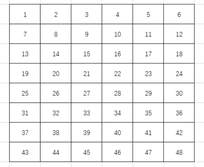
#> input picture homework/table.png, 204 x 167 px, shrunk from 554 x 453 before the run
$ python PartI-4.py
#> lines starting #> are read from the running program, lines starting #| are printed output that depends on the picture; after the words box and inside, x2 and y2 are one past the last pixel; in counts of white or black regions, pixels touching at a corner belong together
import cv2
import numpy
raw = cv2.imread("table.png")
#> raw is the input picture: shape (167, 204, 3); mean B, G, R 241.9, 241.9, 241.9
gray = cv2.cvtColor(raw, cv2.COLOR_BGR2GRAY)
binary = cv2.adaptiveThreshold(~gray, 255, cv2.ADAPTIVE_THRESH_GAUSSIAN_C, cv2.THRESH_BINARY, 35, -5)
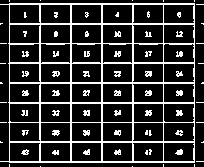
#> binary: shape (167, 204); 18.3% white in thin lines or dots
rows, cols = binary.shape
#> rows = 167; cols = 204
scale = 40
# 横线
kernel = cv2.getStructuringElement(cv2.MORPH_RECT, (cols // scale, 1))
#> kernel = [[1, 1, 1, 1, 1]]
eroded = cv2.erode(binary, kernel, iterations=1)
#> eroded: shape (167, 204); 9.6% white in thin lines or dots
dilated_col = cv2.dilate(eroded, kernel, iterations=1)
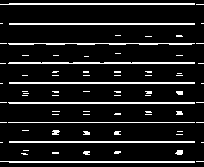
#> dilated_col: shape (167, 204); 11% white in thin lines or dots
# 竖线
scale = 20
kernel = cv2.getStructuringElement(cv2.MORPH_RECT, (1, rows // scale))
#> kernel = [1, 1, 1, 1, 1, 1, 1, 1]
eroded = cv2.erode(binary, kernel, iterations=1)
#> eroded: shape (167, 204); 4.8% white in thin lines or dots, all inside (x1, y1, x2, y2) = (9, 7, 195, 160)
dilated_row = cv2.dilate(eroded, kernel, iterations=1)
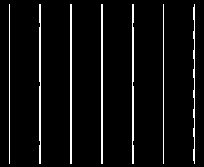
#> dilated_row: shape (167, 204); 5.3% white in thin lines or dots, all inside (x1, y1, x2, y2) = (9, 4, 195, 164)
bitwise_and = cv2.bitwise_and(dilated_col, dilated_row)
#> bitwise_and: shape (167, 204); 0.44% white in thin lines or dots, all inside (x1, y1, x2, y2) = (9, 4, 195, 163)
merge = cv2.add(dilated_col, dilated_row)
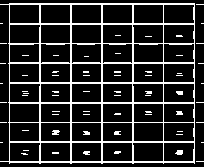
#> merge: shape (167, 204); 15.9% white in thin lines or dots
merge2 = cv2.subtract(binary, merge)
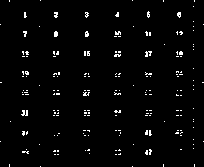
#> merge2: shape (167, 204); 2.5% white in thin lines or dots
new_kernel = cv2.getStructuringElement(cv2.MORPH_RECT, (2, 2))
erode_image = cv2.morphologyEx(merge2, cv2.MORPH_OPEN, new_kernel)
#> erode_image: shape (167, 204); 1.3% white in thin lines or dots, all inside (x1, y1, x2, y2) = (23, 13, 184, 156)
merge3 = cv2.add(erode_image, bitwise_and)
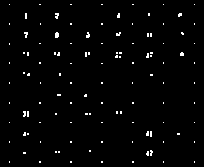
#> merge3: shape (167, 204); 1.7% white in thin lines or dots, all inside (x1, y1, x2, y2) = (9, 4, 195, 163)
ys, xs = numpy.where(bitwise_and > 0)
#> ys = 150 values from 4 to 162; xs = 150 values, max 194 at index 10, min 9 at index 0, mean 96.29
y_point_arr = []
x_point_arr = []
i = 0
sort_x_point = numpy.sort(xs)
#> sort_x_point = 150 values from 9 to 194
for i in range(len(sort_x_point) - 1):
    if sort_x_point[i + 1] - sort_x_point[i] > 10:
        x_point_arr.append(sort_x_point[i])
    i = i + 1
#> this loop made 149 passes
#> after the loop, x_point_arr = [9, 40, 71, 102, 133, 163]
x_point_arr.append(sort_x_point[i])
i = 0
sort_y_point = numpy.sort(ys)
#> sort_y_point = 150 values from 4 to 162
for i in range(len(sort_y_point) - 1):
    if sort_y_point[i + 1] - sort_y_point[i] > 10:
        y_point_arr.append(sort_y_point[i])
    i = i + 1
#> after the loop, y_point_arr = [4, 24, 44, 63, 83, 103, 122, 142]
y_point_arr.append(sort_y_point[i])
num = 1
for k in range(len(y_point_arr) - 1):
    for i in range(len(x_point_arr) - 1):
        print(f"图片{num} 左上{x_point_arr[i]},{y_point_arr[k]} 右下{x_point_arr[i+1]},{y_point_arr[k+1]}")
        cv2.imwrite(f"{num}.png", raw[y_point_arr[k]:y_point_arr[k+1], x_point_arr[i]:x_point_arr[i+1]])
        num += 1
#> this loop made 8 passes
#> (printed output is left out)
#> pass 1, `cv2.imwrite(f"{num}.png", raw[y_point_arr[k]:y_point_arr[k+1], x_point..`:
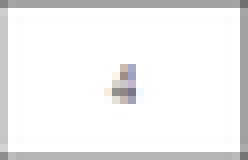
#> saved as 4.png: shape (20, 31, 3) (shown 8 times larger); mean B, G, R 240.1, 240, 240.1
#> after the loop, num = 49
cv2.imshow("pic", raw)
cv2.waitKey(0)
cv2.destroyAllWindows()
